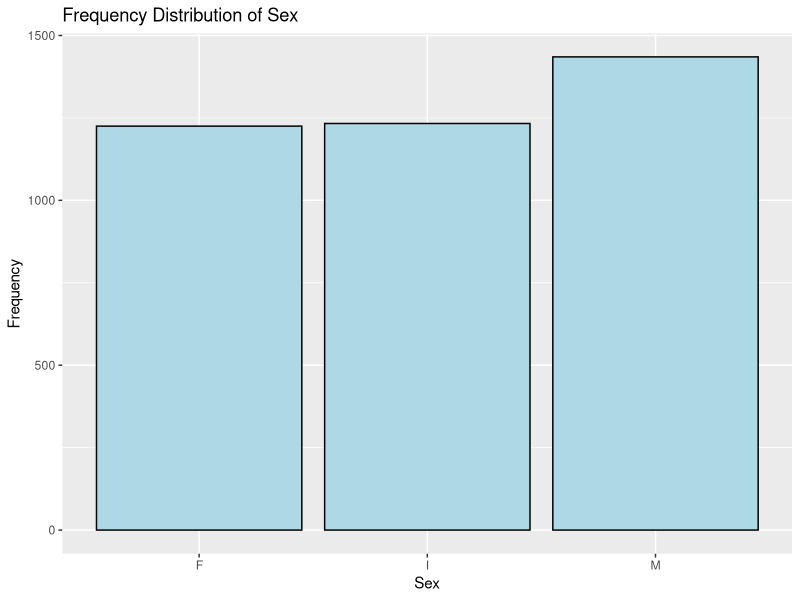

Here is the R script that generated this plot:
# Load dataset
crab_data <- read.csv("data/CrabAgePrediction.csv", colClasses = c(
  Sex = "factor",
  Length = "numeric",
  Diameter = "numeric",
  Height = "numeric",
  Weight = "numeric",
  Shucked_Weight = "numeric",
  Viscera_Weight = "numeric",
  Shell_Weight = "numeric",
  Age = "integer"
))

# Display the structure of the dataset
str(crab_data)

# View the first few rows of the dataset
head(crab_data)

# View the dataset in a separate viewer window
View(crab_data)

# Load necessary libraries
library(ggplot2)

# Frequency distribution of categorical variable 'Sex'
sex_frequency <- table(crab_data$Sex)
print(sex_frequency)

# Plot frequency distribution of 'Sex'
ggplot(crab_data, aes(x = Sex)) + 
  geom_bar(fill = "lightblue", color = "black") +
  labs(title = "Frequency Distribution of Sex", x = "Sex", y = "Frequency")
